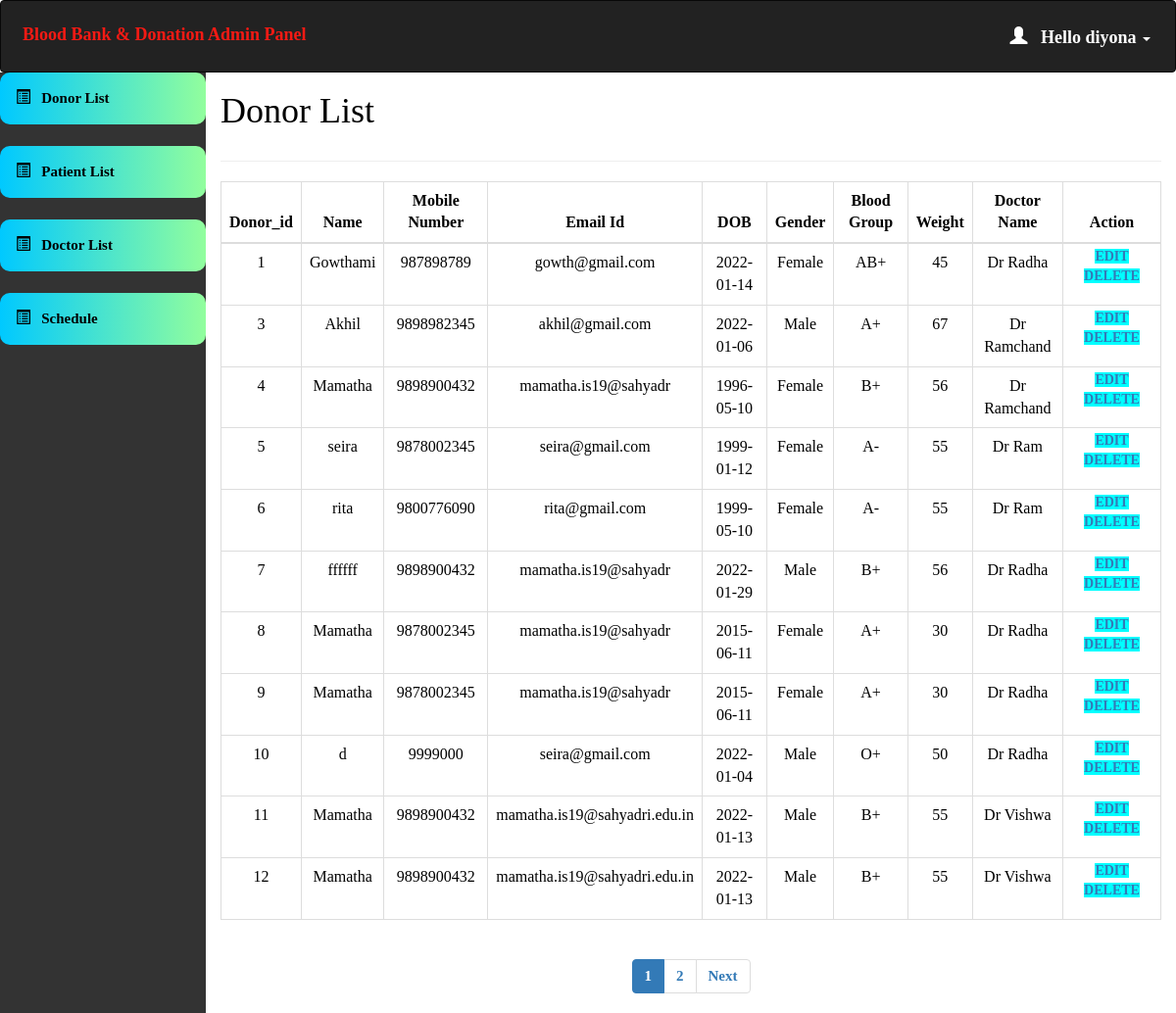
The page /admin/donor_list.php (signed in) on the database its author committed.
### tables this page shows
CREATE TABLE `donor_details` (
  `donor_id` int(11) NOT NULL,
  `donor_name` varchar(20) NOT NULL,
  `donor_number` varchar(10) NOT NULL,
  `donor_mail` varchar(35) NOT NULL,
  `donor_DOB` date NOT NULL,
  `donor_gender` varchar(20) NOT NULL,
  `blood_group` varchar(5) NOT NULL,
  `donor_weight` int(11) NOT NULL,
  `donor_doctor` varchar(20) NOT NULL,
  `donor_date` date NOT NULL
);

CREATE TABLE `doctor` (
  `doctor_id` int(11) NOT NULL,
  `doctor_name` varchar(20) NOT NULL,
  `doctor_phone` varchar(10) NOT NULL
);

### admin/donor_list.php (the view, shortened to what this page needs)
<html>
<head>
  <link rel="stylesheet" href="https://maxcdn.bootstrapcdn.com/bootstrap/3.4.1/css/bootstrap.min.css">
</head>
<?php
include 'conn.php';
  if (isset($_SESSION['loggedin']) && $_SESSION['loggedin'] == true) {
  ?>
<body style="color:black">
<div id="header">
<?php include 'header.php';
?>
</div>
<div id="sidebar">
<?php $active="list"; include 'sidebar.php'; ?>
</div>
<div id="content" >
  <div class="content-wrapper">
    <div class="container-fluid">
      <div class="row">
        <div class="col-md-12 lg-12 sm-12">
          <h1 class="page-title">Donor List</h1>
        </div>
      </div>
      <hr>
      <?php
        include 'conn.php';
        $limit = 10;
        if(isset($_GET['page'])){
          $page = $_GET['page'];
        }else{
          $page = 1;
        }
        $sql= "select * from donor_details join doctor where donor_details.donor_doctor=doctor.doctor_id ";
        $result=mysqli_query($conn,$sql);
        if(mysqli_num_rows($result)>0)   {
       ?>
       <div class="table-responsive">
      <table class="table table-bordered" style="text-align:center">
          <thead style="text-align:center">
          <th style="text-align:center">Donor_id</th>
          <th style="text-align:center">Name</th>
          <th style="text-align:center">Mobile Number</th>
          <th style="text-align:center">Email Id</th>
          <th style="text-align:center">DOB</th>
          <th style="text-align:center">Gender</th>
          <th style="text-align:center">Blood Group</th>
          <th style="text-align:center">Weight</th>
          <th style="text-align:center">Doctor Name</th>
          <th style="text-align:center">Action</th>
          </thead>
          <tbody>
            <?php
            while($row = mysqli_fetch_assoc($result)) { ?>
          <tr>
                  <td><?php echo $row['donor_id'];?></td>
                  <td><?php echo $row['donor_name']; ?></td>
                  <td><?php echo $row['donor_number']; ?></td>
                  <td><?php echo $row['donor_mail']; ?></td>
                  <td><?php echo $row['donor_DOB']; ?></td>
                  <td><?php echo $row['donor_gender']; ?></td>
                    <td><?php echo $row['blood_group']; ?></td>
                    <td><?php echo $row['donor_weight']; ?></td>
                    <td><?php echo $row['doctor_name']; ?></td>
                    <td id="he" style="width:100px">
                    <a style="background-color:aqua" href='editdonor.php?id=<?php echo $row['donor_id']; ?>'> Edit </a>
                    <a style="background-color:aqua" href='delete.php?id=<?php echo $row['donor_id']; ?>'> Delete </a>
                </td>
              </tr>
            <?php } ?>
          </tbody>
      </table>
    </div>
    <?php } ?>
<div class="table-responsive"style="text-align:center;align:center">
    <?php
    $sql1 = "SELECT * FROM donor_details";
    $result1 = mysqli_query($conn, $sql1) or die("Query Failed.");
    if(mysqli_num_rows($result1) > 0){
      $total_records = mysqli_num_rows($result1);
      $total_page = ceil($total_records / $limit);
      echo '<ul class="pagination admin-pagination">';
      for($i = 1; $i <= $total_page; $i++){
        if($i == $page){
          $active = "active";
        }else{
          $active = "";
        }
        echo '<li class="'.$active.'"><a href="donor_list.php?page='.$i.'">'.$i.'</a></li>';
      }
      if($total_page > $page){
        echo '<li><a href="donor_list.php?page='.($page + 1).'">Next</a></li>';
      }
      echo '</ul>';
    }
    ?>
  </div>
  </div>
</div>
</div>
   <?php }
    ?>
</body>
</html>

### admin/header.php (shortened to what this page needs)
<!DOCTYPE html>
<html>
<head>
  <link rel="stylesheet" href="https://maxcdn.bootstrapcdn.com/bootstrap/3.4.1/css/bootstrap.min.css">
</head>
<body>
<nav class="navbar navbar-inverse">
  <div class="container-fluid">
    <div class="navbar-header">
      <a class="navbar-brand" id="qq" href="dashboard.php" style="color:#F51A14;">Blood Bank & Donation Admin Panel</a>
    </div>
    <ul class="nav navbar-nav navbar-right">
      <li class="dropdown"><a class="dropdown-toggle" id="qw" data-toggle="dropdown" href="#" style="font-weight:bold;color:white "> <span class="glyphicon glyphicon-user"></span>&nbsp&nbsp
        <?php
        include 'conn.php';
        $username=$_SESSION['username'];
        $sql="select * from admin_info where admin_username='$username'";
        $result=mysqli_query($conn,$sql) or die("query failed.");
        $row=mysqli_fetch_assoc($result);
        echo "Hello ".$row['admin_username'];
       ?><span class="caret"></span></a>
    </li>
    </ul>
  </div>
</nav>
</body></html>

### admin/sidebar.php (shortened to what this page needs)
<!DOCTYPE html>
<html>
<head>
    <link rel="stylesheet" href="https://maxcdn.bootstrapcdn.com/bootstrap/3.4.0/css/bootstrap.min.css">
</head>
<body>
<div class="sidebar" ><b>
  <a href="donor_list.php"   <?php if($active=='list') echo "class='act'"; ?>><span class="glyphicon glyphicon-list-alt"></span>&nbsp&nbsp Donor List</a><br>
  <a href="patient_list.php"   <?php if($active=='list') echo "class='act'"; ?>><span class="glyphicon glyphicon-list-alt"></span>&nbsp&nbsp Patient List</a><br>
  <a href="doctor_list.php"   <?php if($active=='list') echo "class='act'"; ?>><span class="glyphicon glyphicon-list-alt"></span>&nbsp&nbsp  Doctor List </a><br>
  <a href="schedule.php"   <?php if($active=='list') echo "class='act'"; ?>><span class="glyphicon glyphicon-list-alt"></span>&nbsp&nbsp Schedule</a><br>
</div>
</body>
</html>

### admin/donor_list.php (style rules this page uses)
#sidebar { position:relative;margin-top:-20px }
#content { position:relative;margin-left:210px }
#he { font-size: 14px; font-weight: 600; text-transform: uppercase; padding: 3px 7px; color: #fff; text-decoration: none; border-radius: 3px; align:center }

### admin/header.php (style rules this page uses)
.navbar { background-color: #333333 ; padding: 10px 10px; color:#FF0404 ; }
.navbar a { float: left; color: white; text-align: center; padding: 12px; text-decoration: none; font-size: 18px; line-height: 25px; }
.navbar-brand { font-size: 25px; font-weight: bold; }
.navbar a { float: none; display: block; text-align: left; }
.navbar-right { float: none; }

### admin/sidebar.php (style rules this page uses)
body { margin: 0; font-family: 'Averia Gruesa Libre';font-size: 15px; color:#F8F9F9; }
.sidebar { margin: 0; padding: 0; width: 210px; background-color: #333333; position: fixed; height: 100%; overflow: auto; }
.sidebar a { display: block; color: white; padding: 16px; text-decoration: none; }
a.act { background: linear-gradient(to right, #00C9FF 0%, #92FE9D 100%); color: black; border-radius:10px; }

### rows shown on the page
donor_details: donor_id "1", donor_name "Gowthami", donor_number "987898789", donor_mail "gowth@gmail.com", donor_DOB "2022-01-14", donor_gender "Female", blood_group "AB+", donor_weight "45", doctor.doctor_name "Dr Radha"
donor_details: donor_id "3", donor_name "Akhil", donor_number "9898982345", donor_mail "akhil@gmail.com", donor_DOB "2022-01-06", donor_gender "Male", blood_group "A+", donor_weight "67", doctor.doctor_name "Dr Ramchand"
donor_details: donor_id "4", donor_name "Mamatha", donor_number "9898900432", donor_mail "mamatha.is19@sahyadr", donor_DOB "1996-05-10", donor_gender "Female", blood_group "B+", donor_weight "56", doctor.doctor_name "Dr Ramchand"
donor_details: donor_id "5", donor_name "seira", donor_number "9878002345", donor_mail "seira@gmail.com", donor_DOB "1999-01-12", donor_gender "Female", blood_group "A-", donor_weight "55", doctor.doctor_name "Dr Ram"
donor_details: donor_id "6", donor_name "rita", donor_number "9800776090", donor_mail "rita@gmail.com", donor_DOB "1999-05-10", donor_gender "Female", blood_group "A-", donor_weight "55", doctor.doctor_name "Dr Ram"
donor_details: donor_id "7", donor_name "ffffff", donor_number "9898900432", donor_mail "mamatha.is19@sahyadr", donor_DOB "2022-01-29", donor_gender "Male", blood_group "B+", donor_weight "56", doctor.doctor_name "Dr Radha"
donor_details: donor_id "8", donor_name "Mamatha", donor_number "9878002345", donor_mail "mamatha.is19@sahyadr", donor_DOB "2015-06-11", donor_gender "Female", blood_group "A+", donor_weight "30", doctor.doctor_name "Dr Radha"
donor_details: donor_id "9", donor_name "Mamatha", donor_number "9878002345", donor_mail "mamatha.is19@sahyadr", donor_DOB "2015-06-11", donor_gender "Female", blood_group "A+", donor_weight "30", doctor.doctor_name "Dr Radha"
donor_details: donor_id "10", donor_name "d", donor_number "9999000", donor_mail "seira@gmail.com", donor_DOB "2022-01-04", donor_gender "Male", blood_group "O+", donor_weight "50", doctor.doctor_name "Dr Radha"
donor_details: donor_id "11", donor_name "Mamatha", donor_number "9898900432", donor_mail "mamatha.is19@sahyadri.edu.in", donor_DOB "2022-01-13", donor_gender "Male", blood_group "B+", donor_weight "55", doctor.doctor_name "Dr Vishwa"
donor_details: donor_id "12", donor_name "Mamatha", donor_number "9898900432", donor_mail "mamatha.is19@sahyadri.edu.in", donor_DOB "2022-01-13", donor_gender "Male", blood_group "B+", donor_weight "55", doctor.doctor_name "Dr Vishwa"

### other values the page prints
$row['admin_username'] "diyona"
